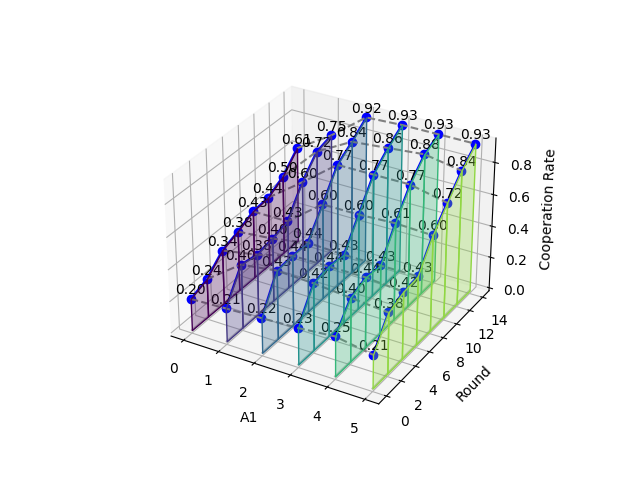

The script that saved this image:
import numpy as np
import matplotlib.pyplot as plt
from mpl_toolkits.mplot3d.art3d import Poly3DCollection

# 示例数据
A1 = np.array([0, 1, 2, 3, 4, 5])
Rounds = np.array([0, 2, 4, 6, 8, 10, 12, 14])
Cooperation_rate = np.array([
    [0.2, 0.24, 0.34, 0.38, 0.43, 0.44, 0.50, 0.61],
    [0.21, 0.40, 0.38, 0.40, 0.43, 0.60, 0.72, 0.75],
    [0.22, 0.43, 0.44, 0.44, 0.60, 0.77, 0.84, 0.92],
    [0.23, 0.42, 0.44, 0.43, 0.60, 0.77, 0.86, 0.93],
    [0.25, 0.40, 0.44, 0.43, 0.61, 0.77, 0.88, 0.93],
    [0.21, 0.38, 0.42, 0.43, 0.60, 0.72, 0.84, 0.93]
])

X, Y = np.meshgrid(Rounds, A1)

fig = plt.figure()
ax = fig.add_subplot(111, projection='3d')

# 绘制每条线并填充颜色平面
for i in range(Cooperation_rate.shape[0]):
    ax.plot(Y[i], X[i], Cooperation_rate[i], 'o-', color='blue')
    ax.plot(Y[i], X[i], np.zeros_like(Cooperation_rate[i]), color='gray', alpha=0.5)

# 在线条与基准平面之间创建有颜色的平面
for i in range(len(A1)):
    for j in range(len(Rounds) - 1):
        verts = [
            [Y[i, j], X[i, j], 0],
            [Y[i, j + 1], X[i, j + 1], 0],
            [Y[i, j + 1], X[i, j + 1], Cooperation_rate[i, j + 1]],
            [Y[i, j], X[i, j], Cooperation_rate[i, j]]
        ]
        ax.add_collection3d(Poly3DCollection([verts], color=plt.cm.viridis(i / len(A1)), alpha=0.3))

# 注释点的数值，并稍微偏移以避免重叠
for i in range(Cooperation_rate.shape[0]):
    for j in range(Cooperation_rate.shape[1]):
        ax.text(Y[i, j], X[i, j], Cooperation_rate[i, j] + 0.03,
                f'{Cooperation_rate[i, j]:.2f}', color='black', ha='center')

# 用灰色虚线连接不同线条之间的对应点
for j in range(Cooperation_rate.shape[1]):
    ax.plot(Y[:, j], X[:, j], Cooperation_rate[:, j], '--', color='gray')

# 添加标签并自定义图形
ax.set_xlabel('A1')
ax.set_ylabel('Round')
ax.set_zlabel('Cooperation Rate')
plt.savefig('plot1.png')
plt.show()
